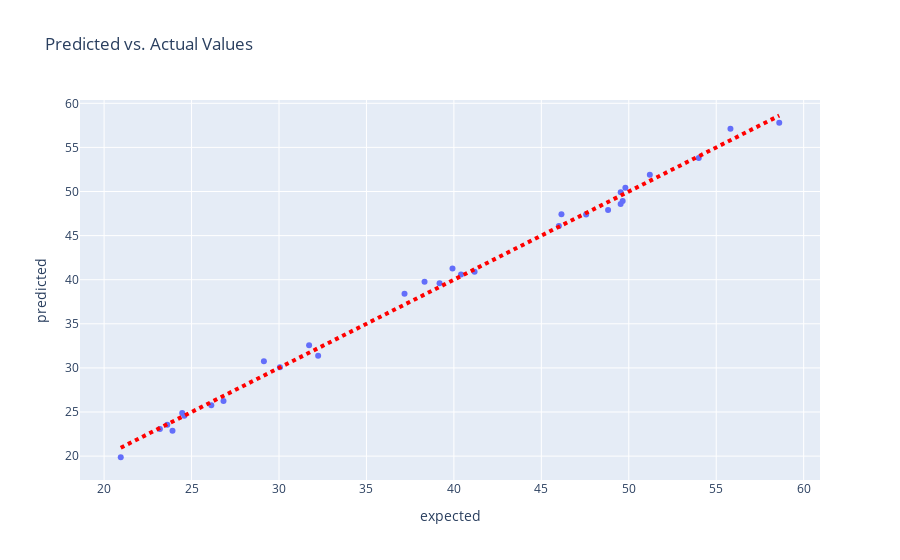

Notebook code for this chart:
### Code cell
plot_results(expected, predicted)

### Figure 1 — Plotly figure (JSON) as saved in the notebook; plotly's stock layout.template omitted (floating-point values rounded to 4 significant figures)
{"data": [{"hovertemplate": "expected=%{x}<br>predicted=%{y}<extra></extra>", "legendgroup": "", "marker": {"color": "#636efa", "symbol": "circle"}, "mode": "markers", "name": "", "orientation": "v", "showlegend": false, "type": "scatter", "x": [32.24, 55.81, 49.54, 23.91, 47.56, 39.18, 24.59, 30.05, 46.0, 23.61, 20.95, 39.92, 24.47, 49.65, 37.18, 26.13, 41.18, 26.83, 38.32, 54.0, 49.8, 40.41, 23.19, 29.14, 49.53, 48.82, 46.15, 31.72, 51.2, 58.6], "xaxis": "x", "y": [31.39, 57.11, 49.91, 22.88, 47.4, 39.59, 24.56, 30.08, 46.1, 23.56, 19.87, 41.28, 24.88, 48.91, 38.4, 25.76, 40.9, 26.26, 39.77, 53.8, 50.41, 40.59, 23.06, 30.77, 48.59, 47.9, 47.41, 32.58, 51.91, 57.79], "yaxis": "y"}], "layout": {"legend": {"tracegroupgap": 0}, "shapes": [{"line": {"color": "Red", "dash": "dot", "width": 4}, "type": "line", "x0": 20.95, "x1": 58.6, "y0": 20.95, "y1": 58.6}], "title": {"text": "Predicted vs. Actual Values"}, "xaxis": {"anchor": "y", "domain": [0, 1], "title": {"text": "expected"}}, "yaxis": {"anchor": "x", "domain": [0, 1], "title": {"text": "predicted"}}}}
